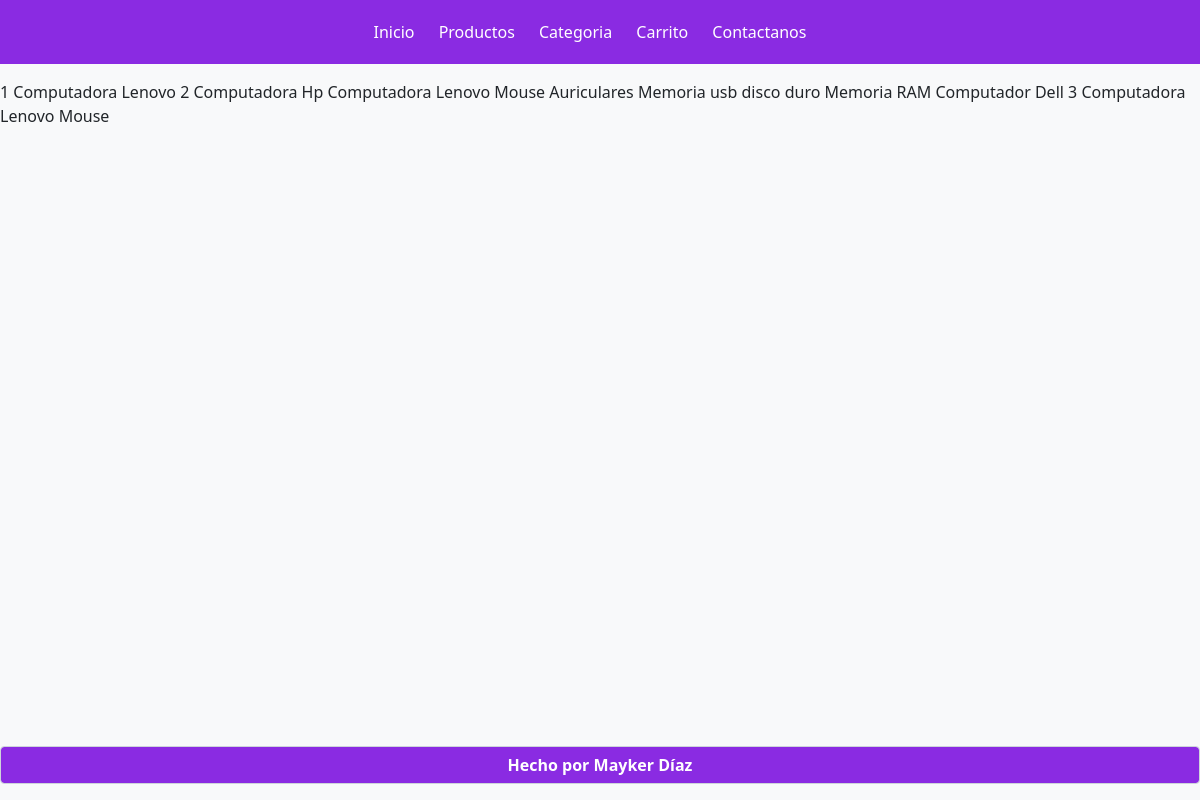
Page /carrito/ on the committed database.
### GestionProductos/models.py (models this page shows, shortened)
class Pedido(models.Model):
    fecha = models.DateField()
    total = models.FloatField()
    estado= models.BooleanField(default=0)
    productos = models.ManyToManyField(Producto)

class Producto(models.Model):
    nombre=models.CharField(max_length=30)
    precio=models.IntegerField()
    ruta_imagen=models.CharField(max_length=255)
    categoria = models.ForeignKey(Categoria,on_delete=models.CASCADE)

### Tienda_Online/views.py (the view)
# urls.py: path('carrito/',carrito, name='carrito'),
def carrito(request):
    productos_agregados= Pedido.objects.prefetch_related('productos')
    return render(request,'carrito.html',{'pedidos':productos_agregados})

### Tienda_Online/templates/carrito.html (shortened to what this page needs)
{% extends 'plantilla.html'%}
{% block section %}
    {% for pedido in pedidos %}
        {{pedido.id}}
        {% for p in pedido.productos.all %}
            {{p.nombre}}
        {% endfor %}
    {% endfor %}
{% endblock section%}

### Tienda_Online/templates/plantilla.html (shortened to what this page needs)
<!DOCTYPE html>
<html lang="es">
<head>
    {% load static %}
    <link href="https://cdn.jsdelivr.net/npm/bootstrap@5.0.2/dist/css/bootstrap.min.css" rel="stylesheet">
    <link rel="stylesheet" href="{% static 'font-awesome-4.7.0/css/font-awesome.min.css' %}">
    <link rel="stylesheet" href="{% static 'Tienda_Online/css/customize.css' %}">
</head>
<body class="d-flex flex-column min-vh-100 opacity-50 bg-light">
    <header>
        {%include 'plantilla2.html' %}
    </header>
    <main class="flex-fill bg-light">
        {% block section %}
        {% endblock section %}
    </main>
    <footer class="text-center">
        <p class="form-control parrafo text-white"><strong>Hecho por Mayker Díaz</strong></p>
    </footer>
</body>
</html>

### Tienda_Online/templates/plantilla2.html (shortened to what this page needs)
<!DOCTYPE html>
<html lang="en">
<head>
</head>
<body>
    <ul>
        <li><a href=" {% url 'inicio' %}">Inicio</a></li>
        <li><a href="{% url 'productos' %}">Productos</a></li>
        <li><a href="{% url 'categoria' %}">Categoria</a></li>
        <li><a href="{% url 'carrito' %}">Carrito</a></li>
        <li><a href="{% url 'contactanos' %}">Contactanos</a></li>
    </ul>
</body>
</html>

### static/Tienda_Online/css/customize.css (style rules this page uses)
ul { background-color: blueviolet; text-align: center; padding: 20px; }
li { display: inline; }
a { color: white; text-decoration: none; margin-right: 20px; }
.parrafo { background-color: blueviolet; }

### rows in the picture
Pedido: id "1"
Producto: nombre "Computadora Lenovo"
Pedido: id "2"
Producto: nombre "Computadora Hp"
Producto: nombre "Mouse"
Producto: nombre "Auriculares"
Producto: nombre "Memoria usb"
Producto: nombre "disco duro"
Producto: nombre "Memoria RAM"
Producto: nombre "Computador Dell"
Pedido: id "3"
